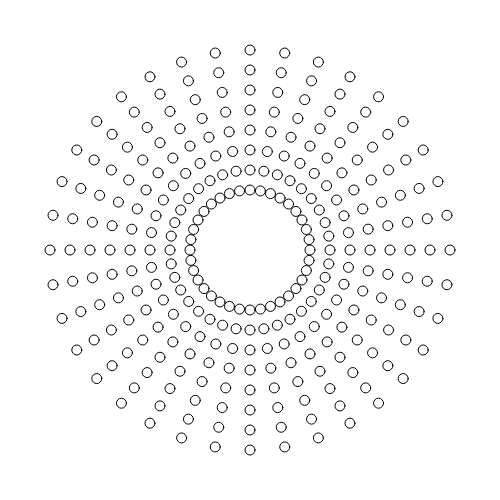
Frame 1 (no input)
Frame 60 (no input): identical to frame 1, image omitted
Frame 120 (the mouse pressed at the canvas centre since frame 60): identical to frame 1, image omitted

The p5.js sketch that drew this single still picture (run headless with seeded random() and noise() and a simulated clock; from frame 60 on, the mouse is pressed at the canvas centre):

// p5.js sketch
// ── sketch.js
/*
Ejemplo para posicionar elementos en círculos.
 En este caso repetimos el proceso varias veces,
 para generar anillos concéntricos
 
 Francisco Zamorano, 2017
 */

let origenX, origenY;  //usaremos este para el centro de la circunferencia
let radioInicial; // radio de la circunferencia
let nElementos; //cantidad de cosas a dibujar
let nAnillos; //cuantas repeticiones para crear 'anillos'
let espacioAnillos; //separacion entre 'anillos' 

function setup() {
  createCanvas(500, 500);
  origenX = width/2; //mitad del ancho del canvas
  origenY = height/2; //mitad del alto del canvas
  radioInicial = 60; //inicializamos el radio, lo vamos a modificar despues
  nElementos = 36;
  nAnillos = 8;
  espacioAnillos = 20;
}

function draw() {
  //hagamos lo mismo que el ejemplo anterior (01),
  //pero ahora repitamoslo varias veces para crear anillos.
  //usamos un doble for loop para eso
  //El loop de 'i' determina cuantas veces dibujamos cada anillo
  //El loop de 'j' dibuja un solo anillo(ver ejemlplo anterior)
  //cada vez que dibujamos cada anillo incrementamos el radio,
  //asi en cada vuelta se va dibujando cada vez mas lejos del centro 
  background(255);

  for (let i = 0; i<nAnillos; i++) { //loop para crear anillos
    let radio = radioInicial + espacioAnillos*i; // en cada loop de 'i', incrementamos el radio en 20px

    for (let j = 0; j<nElementos; j++) { //loop para posicionar los elementos
      let angulo = (TWO_PI/nElementos) * j;
      let x = origenX + cos(angulo) * radio;
      let y = origenY + sin(angulo) * radio;
      ellipse(x, y, 10, 10);
    }
  }
}
